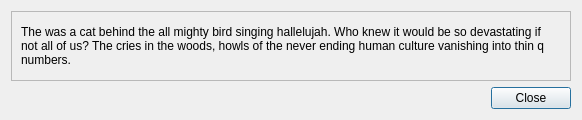
<?xml version="1.0" encoding="UTF-8"?>
<ui version="4.0">
 <class>shortMessageBox</class>
 <widget class="QDialog" name="shortMessageBox">
  <property name="geometry">
   <rect>
    <x>0</x>
    <y>0</y>
    <width>582</width>
    <height>117</height>
   </rect>
  </property>
  <property name="sizePolicy">
   <sizepolicy hsizetype="Expanding" vsizetype="Expanding">
    <horstretch>1</horstretch>
    <verstretch>1</verstretch>
   </sizepolicy>
  </property>
  <property name="windowTitle">
   <string>Meggie</string>
  </property>
  <layout class="QGridLayout" name="gridLayout">
   <property name="sizeConstraint">
    <enum>QLayout::SetDefaultConstraint</enum>
   </property>
   <item row="1" column="0">
    <spacer name="horizontalSpacer">
     <property name="orientation">
      <enum>Qt::Horizontal</enum>
     </property>
     <property name="sizeHint" stdset="0">
      <size>
       <width>40</width>
       <height>20</height>
      </size>
     </property>
    </spacer>
   </item>
   <item row="1" column="1">
    <widget class="QPushButton" name="pushButtonClose">
     <property name="text">
      <string>Close</string>
     </property>
    </widget>
   </item>
   <item row="0" column="0" colspan="2">
    <widget class="QScrollArea" name="scrollArea">
     <property name="widgetResizable">
      <bool>true</bool>
     </property>
     <widget class="QWidget" name="scrollAreaWidgetContents">
      <property name="geometry">
       <rect>
        <x>0</x>
        <y>0</y>
        <width>562</width>
        <height>68</height>
       </rect>
      </property>
      <layout class="QGridLayout" name="gridLayout_2">
       <item row="0" column="0">
        <widget class="QLabel" name="labelMessage">
         <property name="sizePolicy">
          <sizepolicy hsizetype="Expanding" vsizetype="Expanding">
           <horstretch>0</horstretch>
           <verstretch>0</verstretch>
          </sizepolicy>
         </property>
         <property name="text">
          <string>The was a cat behind the all mighty bird singing hallelujah. Who knew it would be so devastating if not all of us? The cries in the woods, howls of the never ending human culture vanishing into thin q numbers.</string>
         </property>
         <property name="alignment">
          <set>Qt::AlignLeading|Qt::AlignLeft|Qt::AlignVCenter</set>
         </property>
         <property name="wordWrap">
          <bool>true</bool>
         </property>
        </widget>
       </item>
      </layout>
     </widget>
    </widget>
   </item>
  </layout>
 </widget>
 <resources/>
 <connections>
  <connection>
   <sender>pushButtonClose</sender>
   <signal>clicked()</signal>
   <receiver>shortMessageBox</receiver>
   <slot>close()</slot>
   <hints>
    <hint type="sourcelabel">
     <x>543</x>
     <y>98</y>
    </hint>
    <hint type="destinationlabel">
     <x>359</x>
     <y>84</y>
    </hint>
   </hints>
  </connection>
 </connections>
</ui>
